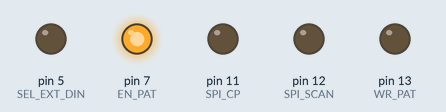
The sketch below on a simulated Arduino Uno, built for the host (arithmetic inside an expression is 32-bit, double 64-bit). Parts: output pins drawn as LEDs (lit = HIGH). Pins used as bus, display or sensor lines are not drawn.

Above: at 0.2 s.
Timing chart, 0 to 1.7 s (numbered marks = the images above):
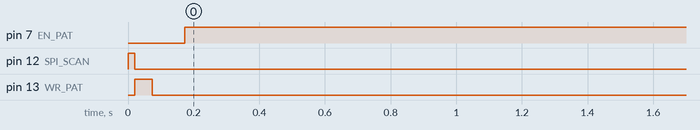

The sketch:

sine_din_h.ino
```cpp
#include <math.h>

const int SPI_DOUT    = 10;
const int DIN_PAT     = 9;
const int SPI_SCK_PAT = 1;
const int SPI_SCAN    = 12;
const int EN_PAT      = 7;
const int WR_PAT      = 13;
const int SPI_CP      = 11;
const int SEL_EXT_DIN = 5;

#define CLK_DELAY_US 1   // smaller = faster
#define BITS_PER_WORD 12 // DAC word width

// GENERALIZED FREQUENCY SETTINGS (in Hz)
// Defined as double to prevent 32-bit integer overflow at GHz frequencies
const double F_OUT       = 471040000.0; // Desired Sine Wave Frequency: 1.015808 GHz
const double F_SAMPLE    = 5.24288e9; // DAC Sampling Rate: 8.388608 GHz
const int    NUM_SAMPLES = 256;        // Number of samples in the buffer

uint8_t i = 0;

void setup() {
  pinMode(DIN_PAT,     OUTPUT);
  pinMode(SPI_SCK_PAT, OUTPUT);
  pinMode(SPI_SCAN,    OUTPUT);
  pinMode(EN_PAT,      OUTPUT);
  pinMode(WR_PAT,      OUTPUT);
  pinMode(SPI_CP,      OUTPUT);
  pinMode(SEL_EXT_DIN, OUTPUT);
  pinMode(SPI_DOUT,    INPUT_PULLDOWN);
}

void loop() {
  if (i == 0) {
    start();
    i = i + 1;
  }
}

void start() {
  uint32_t CNTRL = 0x01586;  // 20-control bits
  uint32_t data_sine[NUM_SAMPLES];

  // Generalized calculation of M (number of coherent cycles)
  const double M = (F_OUT * NUM_SAMPLES) / F_SAMPLE;

  // Dynamically generate a 12-bit sine wave (0 to 4095) across NUM_SAMPLES
  for(int k = 0; k < NUM_SAMPLES; k++) {
    // Math: sin() outputs -1.0 to 1.0.
    // Multiply by 2047.5 to scale amplitude, then add 2047.5 for DC offset.
    data_sine[k] = (uint32_t)(round(2047.5 * sin(2.0 * PI * M * k / (double)NUM_SAMPLES) + 2047.5));
  }

  digitalWrite(SPI_CP, LOW);
  digitalWrite(SEL_EXT_DIN, LOW);
  digitalWrite(WR_PAT, LOW);
  digitalWrite(EN_PAT, LOW);

  sendBits(CNTRL, 20); // Loading 20 control bits

  // Write Data into Pattern Generator
  digitalWrite(WR_PAT, HIGH);
  delay(10);

  // Load the full sine wave buffer
  for (int k = 0; k < NUM_SAMPLES; k++) {
    send_data_Bits_LSB(data_sine[k], BITS_PER_WORD);
  }

  digitalWrite(WR_PAT, LOW);
  delay(100);

  digitalWrite(EN_PAT, HIGH); // Enable Pattern Generator
  delay(1000);
}

// Keep sendBits as MSB-first if the 20-bit CNTRL register requires it
void sendBits(uint32_t data, uint8_t numBits) {
  digitalWrite(SPI_SCAN, HIGH);
  delay(10);
  for (int j = numBits - 1; j >= 0; j--) {
    digitalWrite(SPI_SCK_PAT, LOW);
    digitalWrite(DIN_PAT, (data >> j) & 0x01);
    digitalWrite(SPI_SCK_PAT, HIGH);
    delayMicroseconds(CLK_DELAY_US);
  }
  delay(10);
  digitalWrite(SPI_SCAN, LOW);
}

// Send Data LSB first for the DAC Pattern Generator
void send_data_Bits_LSB(uint32_t data, uint8_t numBits) {
  // Counting UP from 0 sends the Least Significant Bit first
  for (int j = 0; j < numBits; j++) {
    digitalWrite(SPI_SCK_PAT, LOW);
    digitalWrite(DIN_PAT, (data >> j) & 0x01);
    delayMicroseconds(CLK_DELAY_US);
    digitalWrite(SPI_SCK_PAT, HIGH);
    delayMicroseconds(CLK_DELAY_US);
  }
}
```

Measured:
- by itself, pin 7 (EN_PAT): LOW → HIGH at 0.17 s
- by itself, pin 12 (SPI_SCAN): LOW → HIGH at 0.00 s, → LOW 0.02 s later
- by itself, pin 13 (WR_PAT): LOW → HIGH at 0.02 s, → LOW 0.05 s later
